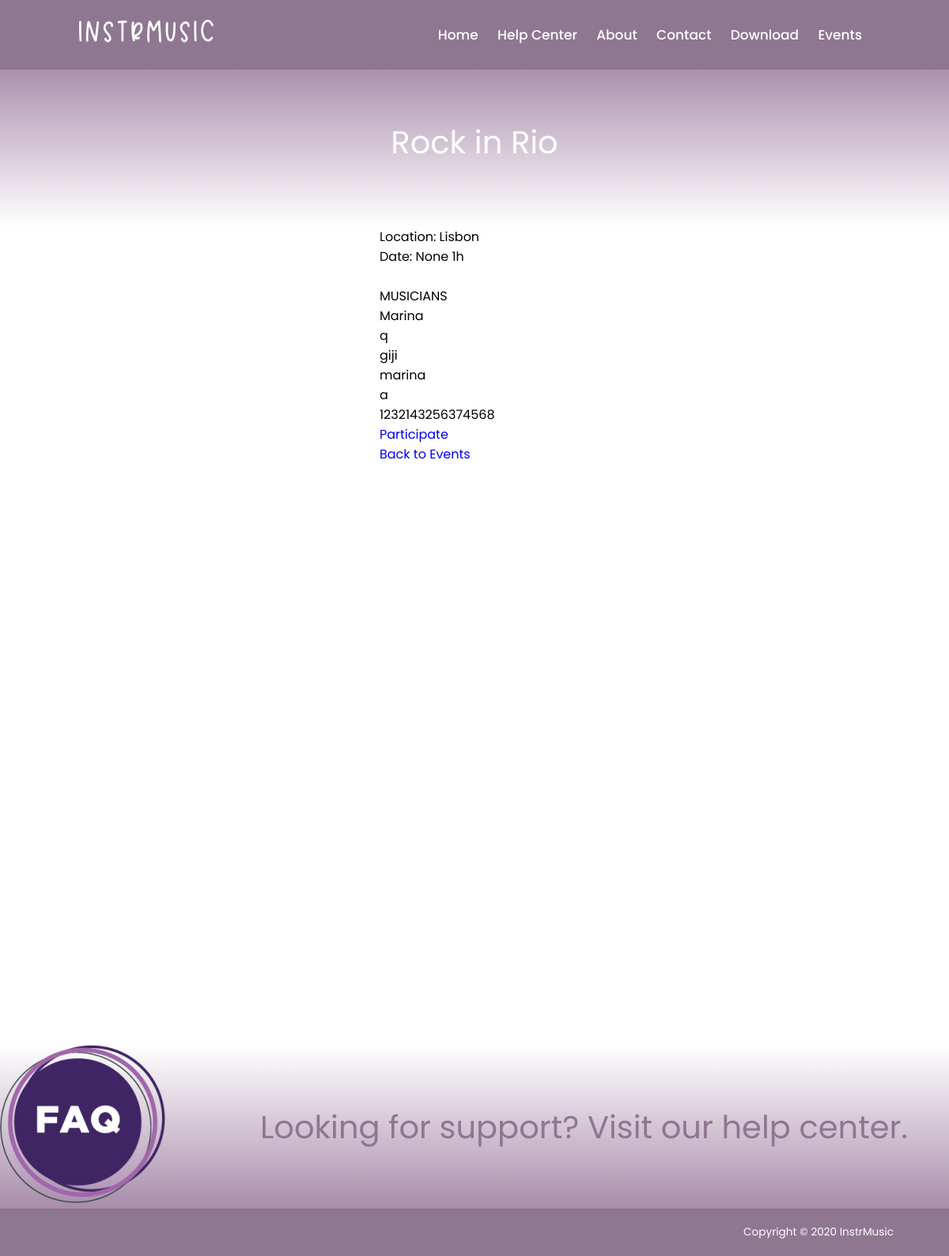
The app's page /events_details/3 with its own data.
### website/models.py (models this page shows, shortened)
class Event(models.Model):
    title = models.CharField(max_length=30)
    description = models.TextField(max_length=360, default='')
    date = models.DateField(null=True, blank=True)
    time = models.IntegerField()
    location = models.ForeignKey(Location, on_delete=models.CASCADE, related_name="location")

class Location(models.Model):
    city = models.CharField(max_length=30)
    address = models.CharField(max_length=30)
    def __str__(self):
        return self.city

class Musician(models.Model):
    name = models.CharField(max_length=30)
    surname = models.CharField(max_length=30)
    instrument = models.CharField(max_length=30, default="")
    email = models.EmailField(max_length=254)
    event = models.ManyToManyField(Event, blank=True, related_name="Musician")

### website/views.py (the view)
# urls.py: path('events_details/<int:events_id>', views.events_detail_page_view, name='events_details'),
def events_detail_page_view(request, events_id):
    e = Event.objects.all().get(id=events_id)
    if request.user.is_authenticated:
        context = {'events': e,
                   'musicians': e.Musician.all(),
                   'non_musicians': Musician.objects.exclude(event=e), 'message': "logged"}
        return render(request, 'website/events_details.html', context)
    context = {'events': e,
               'musicians': e.Musician.all(),
               'non_musicians': Musician.objects.exclude(event=e)}
    return render(request, 'website/events_details.html', context)

### website/templates/website/events_details.html (shortened to what this page needs)
{% extends 'website/base.html' %}
{% load static %}
{% block main %}
    <article id="subheader">
        {{ events.title }}
    </article>
    <article class="event">
        Location: {{ events.location }}
        <br>
        Date: {{ events.date }} {{ events.time }}h
        <br>
        <br>
        MUSICIANS
        <br>
        {% for musician in musicians %}
            {{ musician.name }}
            <br>
        {% empty %}
            <li>No musicians :(</li>
        {% endfor %}
        <a href="{% url 'website:participate' events.id %}" role="button">Participate</a>
        <a href="{% url 'website:events' %}">Back to Events</a>
    </article>
{% endblock main %}

### website/static/website/css/estilos.css (style rules this page uses)
* { box-sizing: border-box; font-family: 'Poppins', sans-serif; margin: 0; }
body { display: grid; height: 100vh; grid-template-rows: 80px; grid-template-areas: "header header header header" "main main main main" "footer footer footer footer"; }
a { text-decoration: none; }
header ~ main #subheader { padding-top: 70px; text-align: center; grid-area: subheader; background: rgb(255, 255, 255); background: linear-gradient(0deg, rgba(255, 255, 255, 1) 0%, rgba(169, 140, 171, 1) 100%); font-size: 250%; color: white; }

### records on screen
Event: title "Rock in Rio", location "Lisbon", date "None", time "1"
Musician: name "Marina"
Musician: name "q"
Musician: name "giji"
Musician: name "marina"
Musician: name "a"
Musician: name "1232143256374568"
